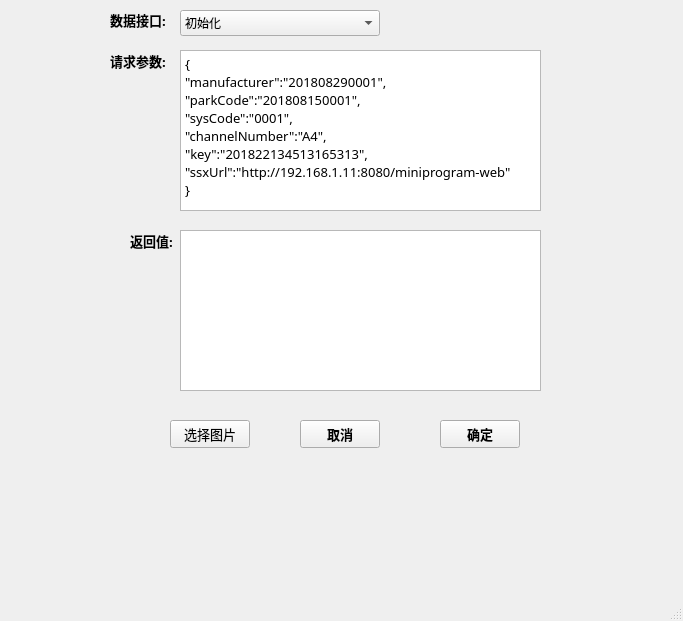
<?xml version="1.0" encoding="UTF-8"?>
<ui version="4.0">
 <class>MainWindow</class>
 <widget class="QMainWindow" name="MainWindow">
  <property name="geometry">
   <rect>
    <x>0</x>
    <y>0</y>
    <width>683</width>
    <height>621</height>
   </rect>
  </property>
  <property name="font">
   <font>
    <family>微软雅黑</family>
    <pointsize>12</pointsize>
    <weight>50</weight>
    <bold>false</bold>
   </font>
  </property>
  <property name="styleSheet">
   <string notr="true"/>
  </property>
  <widget class="QWidget" name="centralWidget">
   <widget class="QComboBox" name="typeComboBox">
    <property name="geometry">
     <rect>
      <x>180</x>
      <y>10</y>
      <width>200</width>
      <height>26</height>
     </rect>
    </property>
    <property name="minimumSize">
     <size>
      <width>160</width>
      <height>20</height>
     </size>
    </property>
    <property name="font">
     <font>
      <pointsize>9</pointsize>
     </font>
    </property>
    <item>
     <property name="text">
      <string comment="init" extracomment="init">初始化</string>
     </property>
    </item>
    <item>
     <property name="text">
      <string comment="in">车辆入场</string>
     </property>
    </item>
    <item>
     <property name="text">
      <string comment="out">离场前</string>
     </property>
    </item>
    <item>
     <property name="text">
      <string comment="leave">离场后</string>
     </property>
    </item>
    <item>
     <property name="text">
      <string comment="orderQuery">订单查询</string>
     </property>
    </item>
    <item>
     <property name="text">
      <string>附件上传</string>
     </property>
    </item>
    <item>
     <property name="text">
      <string>订单补缴</string>
     </property>
    </item>
    <item>
     <property name="text">
      <string>免费车辆</string>
     </property>
    </item>
   </widget>
   <widget class="QLabel" name="reqLabel">
    <property name="geometry">
     <rect>
      <x>110</x>
      <y>50</y>
      <width>61</width>
      <height>21</height>
     </rect>
    </property>
    <property name="font">
     <font>
      <pointsize>10</pointsize>
      <weight>75</weight>
      <bold>true</bold>
     </font>
    </property>
    <property name="text">
     <string>请求参数:</string>
    </property>
   </widget>
   <widget class="QLabel" name="replabel">
    <property name="geometry">
     <rect>
      <x>130</x>
      <y>230</y>
      <width>54</width>
      <height>21</height>
     </rect>
    </property>
    <property name="font">
     <font>
      <pointsize>10</pointsize>
      <weight>75</weight>
      <bold>true</bold>
     </font>
    </property>
    <property name="text">
     <string>返回值:</string>
    </property>
   </widget>
   <widget class="QPushButton" name="cancelButton">
    <property name="geometry">
     <rect>
      <x>300</x>
      <y>420</y>
      <width>80</width>
      <height>28</height>
     </rect>
    </property>
    <property name="minimumSize">
     <size>
      <width>80</width>
      <height>28</height>
     </size>
    </property>
    <property name="font">
     <font>
      <pointsize>10</pointsize>
      <weight>75</weight>
      <bold>true</bold>
     </font>
    </property>
    <property name="text">
     <string>取消</string>
    </property>
   </widget>
   <widget class="QPushButton" name="submitButton">
    <property name="geometry">
     <rect>
      <x>440</x>
      <y>420</y>
      <width>80</width>
      <height>28</height>
     </rect>
    </property>
    <property name="minimumSize">
     <size>
      <width>80</width>
      <height>28</height>
     </size>
    </property>
    <property name="font">
     <font>
      <pointsize>10</pointsize>
      <weight>75</weight>
      <bold>true</bold>
     </font>
    </property>
    <property name="text">
     <string>确定</string>
    </property>
   </widget>
   <widget class="QPushButton" name="fileButton">
    <property name="geometry">
     <rect>
      <x>170</x>
      <y>420</y>
      <width>80</width>
      <height>28</height>
     </rect>
    </property>
    <property name="minimumSize">
     <size>
      <width>80</width>
      <height>28</height>
     </size>
    </property>
    <property name="font">
     <font>
      <pointsize>10</pointsize>
     </font>
    </property>
    <property name="text">
     <string>选择图片</string>
    </property>
   </widget>
   <widget class="QLabel" name="imgLabel">
    <property name="geometry">
     <rect>
      <x>180</x>
      <y>460</y>
      <width>341</width>
      <height>151</height>
     </rect>
    </property>
    <property name="text">
     <string/>
    </property>
   </widget>
   <widget class="QLabel" name="typeLabel">
    <property name="geometry">
     <rect>
      <x>110</x>
      <y>10</y>
      <width>61</width>
      <height>20</height>
     </rect>
    </property>
    <property name="font">
     <font>
      <pointsize>10</pointsize>
      <weight>75</weight>
      <bold>true</bold>
     </font>
    </property>
    <property name="text">
     <string>数据接口:</string>
    </property>
   </widget>
   <widget class="QPlainTextEdit" name="requestPlainTextEdit">
    <property name="geometry">
     <rect>
      <x>180</x>
      <y>50</y>
      <width>361</width>
      <height>161</height>
     </rect>
    </property>
    <property name="font">
     <font>
      <pointsize>10</pointsize>
     </font>
    </property>
    <property name="plainText">
     <string>{
&quot;manufacturer&quot;:&quot;201808290001&quot;,
&quot;parkCode&quot;:&quot;201808150001&quot;,
&quot;sysCode&quot;:&quot;0001&quot;,
&quot;channelNumber&quot;:&quot;A4&quot;,
&quot;key&quot;:&quot;201822134513165313&quot;,
&quot;ssxUrl&quot;:&quot;http://192.168.1.11:8080/miniprogram-web&quot;
}</string>
    </property>
   </widget>
   <widget class="QPlainTextEdit" name="responsePlainTextEdit">
    <property name="enabled">
     <bool>true</bool>
    </property>
    <property name="geometry">
     <rect>
      <x>180</x>
      <y>230</y>
      <width>361</width>
      <height>161</height>
     </rect>
    </property>
   </widget>
  </widget>
  <widget class="QStatusBar" name="statusBar"/>
 </widget>
 <layoutdefault spacing="6" margin="11"/>
 <tabstops>
  <tabstop>typeComboBox</tabstop>
  <tabstop>requestPlainTextEdit</tabstop>
  <tabstop>responsePlainTextEdit</tabstop>
  <tabstop>fileButton</tabstop>
  <tabstop>cancelButton</tabstop>
  <tabstop>submitButton</tabstop>
 </tabstops>
 <resources/>
 <connections/>
</ui>
